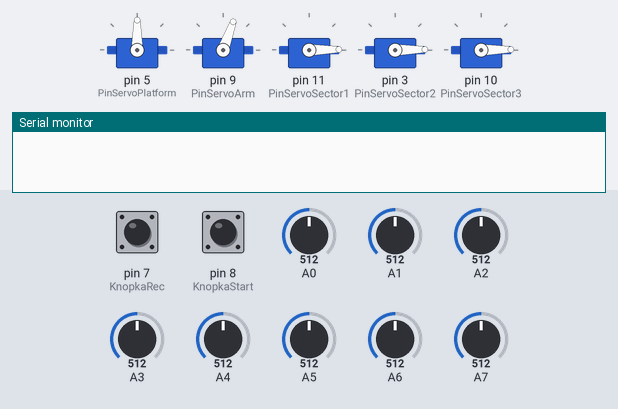
A sketch run on a simulated Arduino Uno, built with avr-gcc and run on an emulated ATmega328P. Parts: 5 × servo, the last lines printed to the serial monitor. Inputs (shaded band) come from the test bench; at power-on: pin 8 (KnopkaStart) HIGH, A0 = 512, pin 7 (KnopkaRec) HIGH, A1 = 512, A2 = 512, A3 = 512, A4 = 512, A5 = 512, A6 = 512, A7 = 512.

Above: at 6.2 s.
6.3 s: pin 8 (KnopkaStart) pulled LOW for 0.3 s
At 6.65 s:
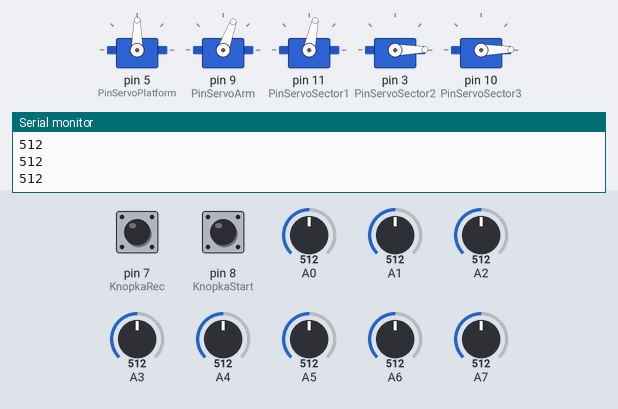
12.3 s: A0 set to 306
At 15.8 s:
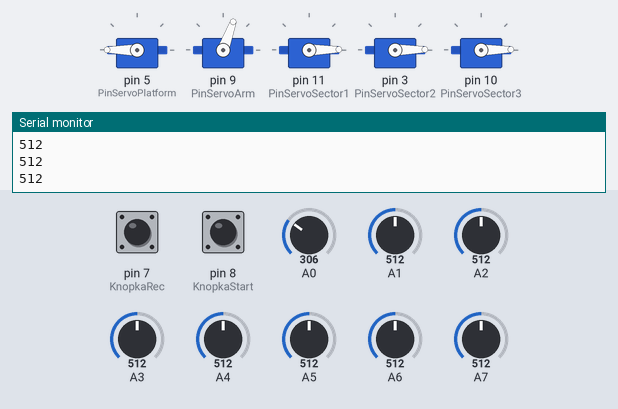
Timing chart, 0 to 27.3 s (numbered marks = the images above; inputs shaded):
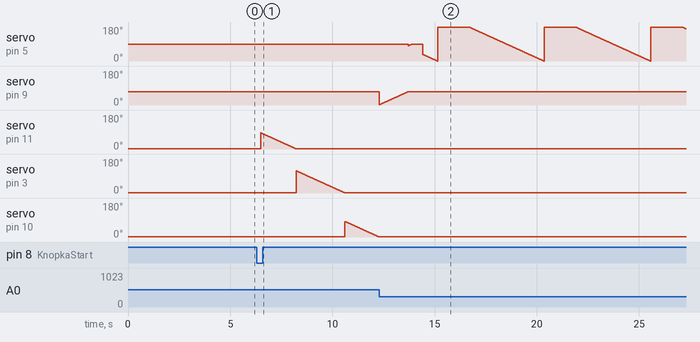

The sketch:

Teaching_manipulator.ino
```cpp
// A program for a self-learning manipulator


// Potentiometer pins
#define PotenPlanform 0
#define PotenSector1 1
#define PotenSector2 2
#define PotenSector3 3
#define PotenArm 4

// Pins servo
#define PinServoPlatform 5
#define PinServoArm 9
#define PinServoSector1 11
#define PinServoSector2 3
#define PinServoSector3 10

// Other constants
#define RefPositionArm 70
#define RefPosition 1
#define RefPositionPlatform 90
#define ArrSize 200
#define debounce 150
#define KnopkaRec 7
#define KnopkaStart 8

#include <Servo.h>
Servo ServoPlatform;
Servo ServoArm;
Servo ServoSector1;
Servo ServoSector2;
Servo ServoSector3;

byte PoitArrayArm [ArrSize];
byte PoitArrayPlatform [ArrSize];
byte PoitArraySector1 [ArrSize];
byte PoitArraySector2 [ArrSize];
byte PoitArraySector3 [ArrSize];
byte PositServPlatMin = 35;
byte PositServPlatMax = 145;
byte PositServArmMin = 70;
byte PositServArmMax = 1;
int const MovePot [] = {381,259};

byte counter =0;// if the array increases, you need to change the data type
byte counterREC =0;
int buferPosPlatf, buferPosArm, buferPosSec1, buferPosSec2, buferPosSec3;
boolean buttRec, buttStart, cycleRecFlag, cycleStartFlag;
unsigned long button_timer;
int Potentiometer, bufer;

int PotenPosPlatf = 351;

// Reference positions of the potentiometer
int PotenStartPosPlatf = 388;
int PotenStartPosArm = 233;
int PotenStartPosSec1 = 162;
int PotenStartPosSec2 = 33;
int PotenStartPosSec3 = 174;


void setup() {
Serial.begin(9600);
ServoPlatform.attach(PinServoPlatform);
ServoArm.attach(PinServoArm);
ServoSector1.attach(PinServoSector1);
ServoSector2.attach(PinServoSector2);
ServoSector3.attach(PinServoSector3);

ServoPlatform.write(RefPositionPlatform);
ServoArm.write (RefPositionArm);
ServoSector1.write (RefPosition);
ServoSector2.write (RefPosition);
ServoSector3.write (RefPosition);

pinMode(KnopkaRec, INPUT_PULLUP);
pinMode(KnopkaStart, INPUT_PULLUP);

delay(5000);
}

void loop() {

buttRec = !digitalRead(KnopkaRec);
if(buttRec && millis() - button_timer > debounce ){
cycleRecFlag = true;

button_timer = millis();
ServoPlatform.detach();
ServoArm.detach();
ServoSector1.detach();
ServoSector2.detach();
ServoSector3.detach();
delay(1000);
}
while(cycleRecFlag){
   RecPlatiArm (PotenPlanform, PotenPosPlatf,MovePot[0],PositServPlatMin, PositServPlatMax ,PoitArrayPlatform);
   Serial.print F(("Платформа - "));
   Serial.println(PoitArrayPlatform[counter]);
   Rec (PotenSector1, PotenStartPosSec1, PoitArraySector1);
   Serial.print F(("Сектор1 - "));
   Serial.println(PoitArraySector1[counter]);
   Rec (PotenSector2, PotenStartPosSec2, PoitArraySector2);
    Serial.print F(("Сектор2 - "));
   Serial.println(PoitArraySector2[counter]);
   Rec (PotenSector3, PotenStartPosSec3, PoitArraySector3);
    Serial.print F(("Сектор3 - "));
   Serial.println(PoitArraySector3[counter]);
  RecPlatiArm (PotenArm, PotenStartPosArm,MovePot[1], PositServArmMin,PositServArmMax, PoitArrayArm);
     Serial.print F(("Клешня - "));
   Serial.println( PoitArrayArm[counter]);

    if(counter >= ArrSize-1){
    counterREC= counter;
counter = 0;
cycleRecFlag = false;
break;
    }
counter++;
delay(250);

buttRec = !digitalRead(KnopkaRec);
if(buttRec && millis() - button_timer > debounce){
button_timer = millis();
 counterREC= counter;
counter = 0;
cycleRecFlag = false;
break;
}
  }
  delay(250);
buttStart = !digitalRead(KnopkaStart);
if(buttStart && millis() - button_timer > debounce){
cycleStartFlag=true;
button_timer = millis();
RefPoint();
ServoPlatform.attach(PinServoPlatform);
ServoArm.attach(PinServoArm);
ServoSector1.attach(PinServoSector1);
ServoSector2.attach(PinServoSector2);
ServoSector3.attach(PinServoSector3);
 RecPlatiArm (PotenPlanform, PotenPosPlatf,MovePot[0],PositServPlatMin, PositServPlatMax , buferPosPlatf);
   Rec (PotenSector1, PotenStartPosSec1, buferPosSec1);
   Rec (PotenSector2, PotenStartPosSec2, buferPosSec2);
   Rec (PotenSector3, PotenStartPosSec3, buferPosSec3);
   RecPlatiArm (PotenArm, PotenStartPosArm,MovePot[1], PositServArmMin,PositServArmMax, buferPosArm);
delay(500);
}
while(cycleStartFlag){

moveservo(ServoPlatform, buferPosPlatf,PoitArrayPlatform[counter]);
 buferPosPlatf=PoitArrayPlatform[counter];
moveservo (ServoSector1,  buferPosSec1, PoitArraySector1[counter]);
 buferPosSec1=PoitArraySector1[counter];
moveservo (ServoSector2,  buferPosSec2, PoitArraySector2[counter]);
 buferPosSec2=PoitArraySector2[counter];
moveservo (ServoSector3,  buferPosSec3, PoitArraySector3[counter]);
 buferPosSec3=PoitArraySector3[counter];
moveservo (ServoArm, buferPosArm, PoitArrayArm[counter]);
  buferPosArm=PoitArrayArm[counter];
  if( counterREC-1==counter){
counter = 0;
cycleStartFlag = false;
//RefPoint();
delay(100);
break;
  }
  counter++;
  delay(50);

}

}

void moveservo (Servo &myservo,byte rok1,byte rok2){
    while(rok1<rok2){
      for(byte angel=rok1; angel<=rok2; angel++){
      myservo.write(angel);
      Serial.println(analogRead(angel));
      delay(20);
    }
    break;
    }
    while(rok1>rok2){
      for(byte angel=rok1; angel>=rok2; angel--){
      myservo.write(angel);
      Serial.println(analogRead(angel));
      delay(20);
  }
  break;
  }
    }

    void RefPoint(){
   RecPlatiArm (PotenPlanform, PotenPosPlatf,MovePot[0],PositServPlatMin, PositServPlatMax, buferPosPlatf);
   Rec (PotenSector1, PotenStartPosSec1, buferPosSec1);
   Rec (PotenSector2, PotenStartPosSec2, buferPosSec2);
   Rec (PotenSector3, PotenStartPosSec3, buferPosSec3);
   RecPlatiArm (PotenArm, PotenStartPosArm,MovePot[1], PositServArmMin,PositServArmMax, buferPosArm);
moveservo (ServoSector1,  buferPosSec1, RefPosition);
moveservo (ServoSector2,  buferPosSec2, RefPosition);
moveservo (ServoSector3,  buferPosSec3, RefPosition);
moveservo (ServoArm,buferPosArm, RefPositionArm);
moveservo (ServoPlatform,buferPosPlatf,RefPositionPlatform);
ServoPlatform.write(RefPositionPlatform);
ServoArm.write (RefPositionArm);
ServoSector1.write (RefPosition);
ServoSector2.write (RefPosition);
ServoSector3.write (RefPosition);
}


void Rec ( int const &PinPotentiometera, int const &PotenStartPos, byte Arr[]){
if(counter>=ArrSize-1) return;
Potentiometer = analogRead(PinPotentiometera);
 bufer = constrain(Potentiometer,PotenStartPos, (PotenStartPos+736));
  Arr[counter] = map(bufer, PotenStartPos,(PotenStartPos+736), 0, 180);
}

void Rec ( int const &PinPotentiometera, int const &PotenStartPos, int &buferPos){
if(counter>=ArrSize-1) return;
Potentiometer = analogRead(PinPotentiometera);
 bufer = constrain(Potentiometer,PotenStartPos, (PotenStartPos+736));
 buferPos = map(bufer, PotenStartPos,(PotenStartPos+736), 0, 180);
}


void RecPlatiArm( int const &PinPotentiometera, int const &PotenPos,int const &MovePot, byte const &PositServMin,byte const &PositServMax, byte Arr[] ){

Potentiometer = analogRead(PinPotentiometera);
 bufer = constrain(Potentiometer,PotenPos, (PotenPos+MovePot));
   Arr[counter] = map(bufer, PotenPos,(PotenPos+MovePot),PositServMin, PositServMax);
}

void  RecPlatiArm ( int const &PinPotentiometera, int const &PotenPos,int const &MovePot, byte const &PositServMin,byte const &PositServMax, int &buferPos){
if(counter>=ArrSize-1) return;
Potentiometer = analogRead(PinPotentiometera);
 bufer = constrain(Potentiometer,PotenPos, (PotenPos+MovePot));
  buferPos = map(bufer, PotenPos,(PotenPos+MovePot),PositServMin, PositServMax);
}
```

Measured:
- after the input at 6.3 s, servo on pin 9 (PinServoArm): 70° → 1° after 6.0 s
